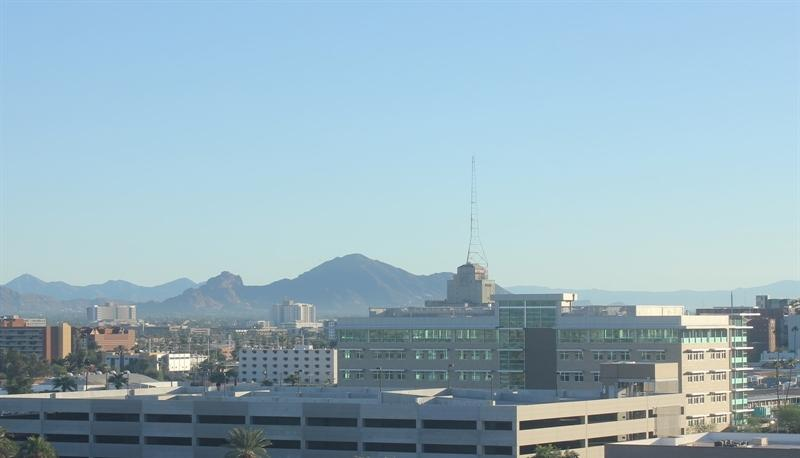
#> input picture ComputerVision/ImageClassification1/day_night_images/training/day/20151101_145049.jpg, 800 x 458 px; its folder holds only this picture in this run
$ jupyter execute 'Visualizing the Data.ipynb'   (shell and % lines are left out)
#> lines starting #> are read from the running program, lines starting #| are printed output that depends on the picture
### ComputerVision/ImageClassification1/helpers.py
# Helper functions

import os
import glob # library for loading images from a directory
import matplotlib.image as mpimg

import cv2


# This function loads in images and their labels and places them in a list
# The list contains all images and their associated labels
# For example, after data is loaded, im_list[0][:] will be the first image-label pair in the list
def load_dataset(image_dir):

    # Populate this empty image list
#> called with image_dir = 'day_night_images/training/'
    im_list = []
    image_types = ["day", "night"]

    # Iterate through each color folder
    for im_type in image_types:

        # Iterate through each image file in each image_type folder
        # glob reads in any image with the extension "image_dir/im_type/*"
        for file in glob.glob(os.path.join(image_dir, im_type, "*")):

            # Read in the image
            im = mpimg.imread(file)
#> im is the input picture: shape (458, 800, 3); mean R, G, B 150.7, 178, 191

            # Check if the image exists/if it's been correctly read-in
            if not im is None:
                # Append the image, and it's type (red, green, yellow) to the image list
                im_list.append((im, im_type))

    return im_list


## Standardize the input images
# Resize each image to the desired input size: 600x1100px (hxw).

## Standardize the output
# With each loaded image, we also specify the expected output.
# For this, we use binary numerical values 0/1 = night/day.


# This function should take in an RGB image and return a new, standardized version
# 600 height x 1100 width image size (px x px)
# [41 lines left out: functions standardize_input, encode, standardize, not called in this run]


### ComputerVision/ImageProcessing1/Visualizing the Data.ipynb
# Day and Night Image Classifier
---

The day/night image dataset consists of 200 RGB color images in two categories: day and night. There are equal numbers of each example: 100 day images and 100 night images.

We'd like to build a classifier that can accurately label these images as day or night, and that relies on finding distinguishing features between the two types of images!

*Note: All images come from the [AMOS dataset](http://cs.uky.edu/~jacobs/datasets/amos/) (Archive of Many Outdoor Scenes).*

### Import resources

Before you get started on the project code, import the libraries and resources that you'll need.

[cell 1]
import cv2 # computer vision library
import helpers

import numpy as np
import matplotlib.pyplot as plt
import matplotlib.image as mpimg

## Training and Testing Data
The 200 day/night images are separated into training and testing datasets.

* 60% of these images are training images, for you to use as you create a classifier.
* 40% are test images, which will be used to test the accuracy of your classifier.

First, we set some variables to keep track of some where our images are stored:

    image_dir_training: the directory where our training image data is stored
    image_dir_test: the directory where our test image data is stored

[cell 2]
# Image data directories
image_dir_training = "day_night_images/training/"
image_dir_test = "day_night_images/test/"

## Load the datasets

These first few lines of code will load the training day/night images and store all of them in a variable, `IMAGE_LIST`. This list contains the images and their associated label ("day" or "night").

For example, the first image-label pair in `IMAGE_LIST` can be accessed by index:
``` IMAGE_LIST[0][:]```.

[cell 3]
# Using the load_dataset function in helpers.py
# Load training data
IMAGE_LIST = helpers.load_dataset(image_dir_training)
#> IMAGE_LIST = 2 items

---
# 1. Visualize the input images

[cell 4]
# Select an image and its label by list index
image_index = 0
selected_image = IMAGE_LIST[image_index][0]
selected_label = IMAGE_LIST[image_index][1]
#> selected_label = 'day'

## TODO: Print out 1. The shape of the image and 2. The image's label `selected_label`
print(selected_image.shape)
#| (458, 800, 3)
print(selected_label)
#| day
plt.imshow(selected_image)

[cell 5]
## TODO: Display a night image
# Note the differences between the day and night images
# Any measurable differences can be used to classify these images

day_images = [IMAGE_LIST[x] for x in range(len(IMAGE_LIST)) if IMAGE_LIST[x][1] == 'day']
#> day_images = 1 item
plt.imshow(day_images[0][0])

day_image_hls = cv2.cvtColor(day_images[0][0], cv2.COLOR_RGB2HLS)
#> day_image_hls: shape (458, 800, 3); mean of channels 0, 1, 2 93.7, 171.2, 96.7
day_image_l = day_image_hls[:,:,1]
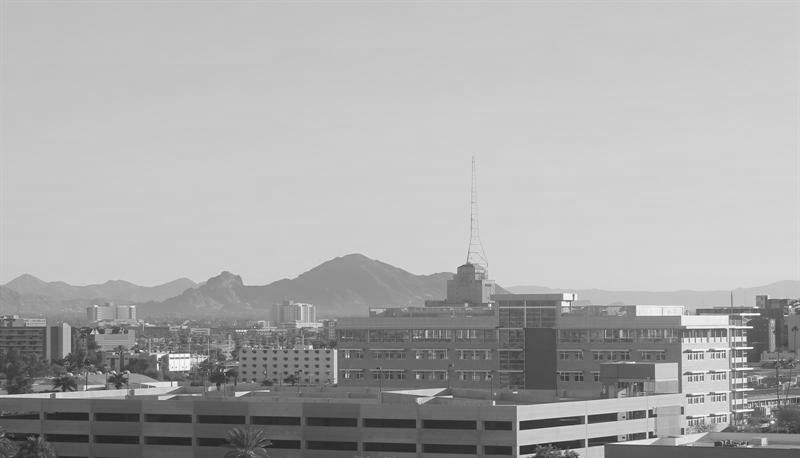
#> day_image_l: shape (458, 800); min 29, max 254, mean 171.2
print(np.sum(day_image_l))
#| 62743351

[cell 6]
night_images = [IMAGE_LIST[x] for x in range(len(IMAGE_LIST)) if IMAGE_LIST[x][1] == 'night']
#> night_images = 1 item
plt.imshow(night_images[0][0])
night_image_hls = cv2.cvtColor(night_images[0][0], cv2.COLOR_RGB2HLS)
#> night_image_hls: shape (737, 1024, 3); mean of channels 0, 1, 2 24.9, 22.1, 149.1
night_image_l = night_image_hls[:,:,1]
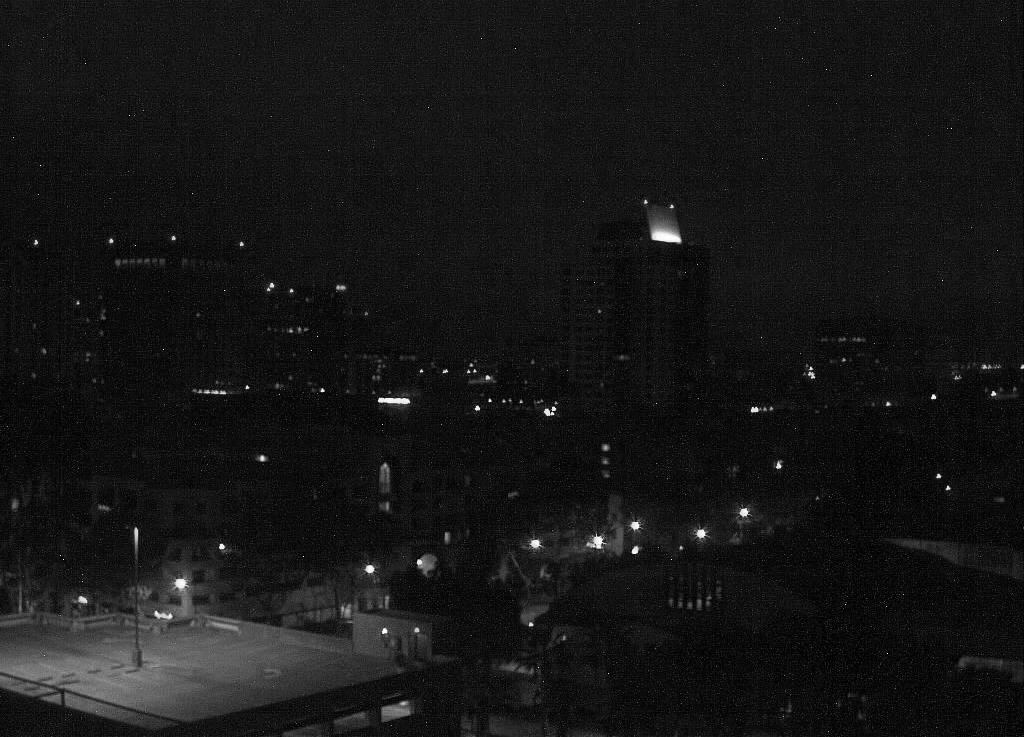
#> night_image_l: shape (737, 1024); min 0, max 254, mean 22.1
print(np.sum(day_image_l))
#| 62743351
print(np.sum(night_image_l))
#| 16660341
